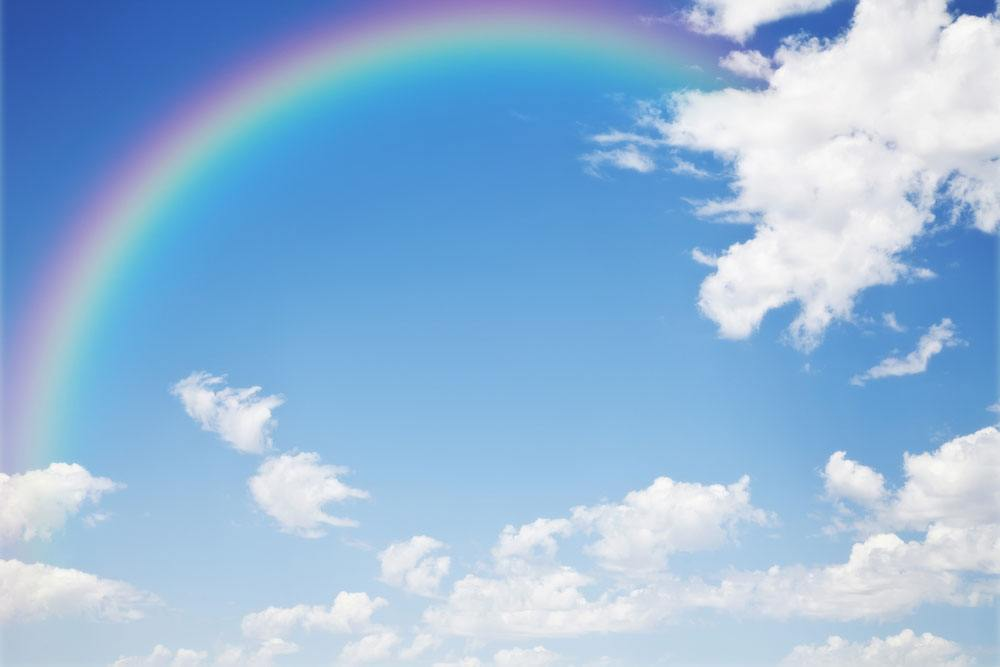
#> input picture OpenCV/image/background_sky.jpg, 1000 x 667 px
$ python '12-GrabCut Foreground Extraction 分离前景和背景.py'
#> lines starting #> are read from the running program, lines starting #| are printed output that depends on the picture
# https://pythonprogramming.net/grabcut-foreground-extraction-python-opencv-tutorial/?completed=/template-matching-python-opencv-tutorial/

# 不是很智能的分离，只能分离出固定区域的图形相连图片。
# 背景替换的时候，简单相加会影响前景图片颜色。
import numpy as np
import cv2
from matplotlib import pyplot as plt

def pic_front():
    img = cv2.imread('image/opencv-python-foreground-extraction-tutorial.jpg')
    mask = np.zeros(img.shape[:2],np.uint8)

    bgdModel = np.zeros((1,65),np.float64)
    fgdModel = np.zeros((1,65),np.float64)

    rect = (161,79,150,150)

    cv2.grabCut(img,mask,rect,bgdModel,fgdModel,5,cv2.GC_INIT_WITH_RECT)
    mask2 = np.where((mask==2)|(mask==0),0,1).astype('uint8')
    img = img*mask2[:,:,np.newaxis]

    plt.imshow(img)
    plt.colorbar()
    plt.show()

def video_front(video_name='0',background_name=None):

#> called with video_name = '0', background_name = 'image/background_sky.jpg'
    if video_name == '0':
        cap = cv2.VideoCapture(0)
    else:
        cap = cv2.VideoCapture(video_name)

    if background_name is not None :
        # backgroud = cv2.imread(background_name,cv2.IMREAD_COLOR)
        backgroud = cv2.imread(background_name)[0:480,0:640,:]
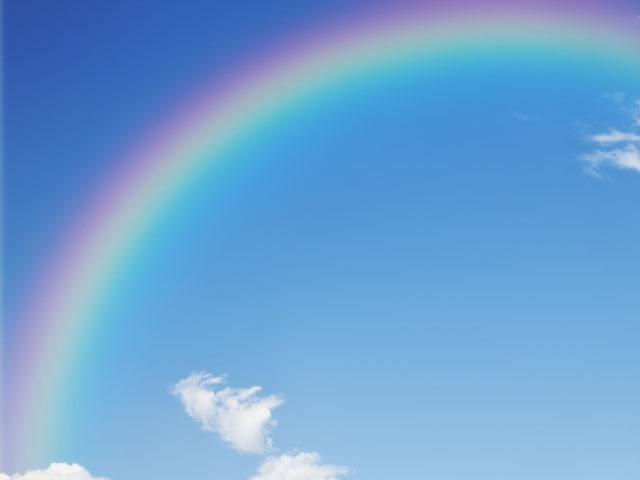
#> backgroud: shape (480, 640, 3); mean B, G, R 211.5, 161.8, 109.2


    while True:
        _, img = cap.read()
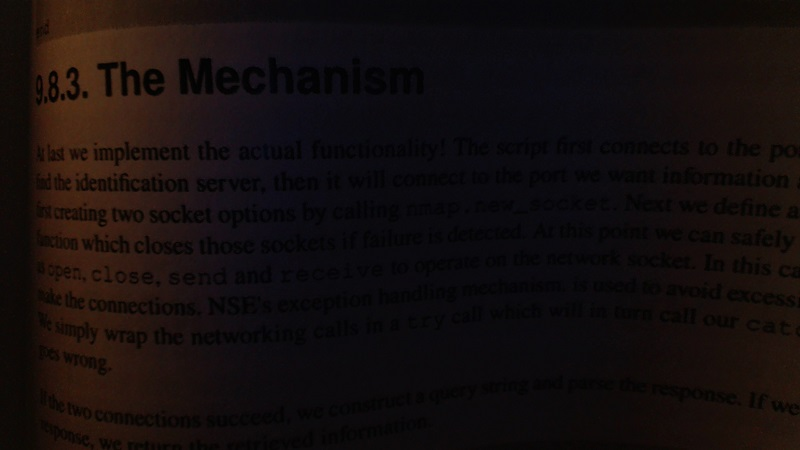
#> input picture OpenCV/image/bookpage.jpg, 800 x 450 px, given in place of the camera
#> img is the input picture: shape (450, 800, 3); mean B, G, R 13.4, 13.6, 20.3
        hsv = cv2.cvtColor(img, cv2.COLOR_BGR2HSV)
#> hsv: shape (450, 800, 3); mean H, S, V 81.2, 108.8, 21.8

        mask = np.zeros(img.shape[:2], np.uint8)

        bgdModel = np.zeros((1, 65), np.float64)
        fgdModel = np.zeros((1, 65), np.float64)

        rect = (161, 79, 300, 300)

        cv2.grabCut(img, mask, rect, bgdModel, fgdModel, 5, cv2.GC_INIT_WITH_RECT)
        mask2 = np.where((mask == 2) | (mask == 0), 0, 1).astype('uint8')
        img = img * mask2[:, :, np.newaxis]
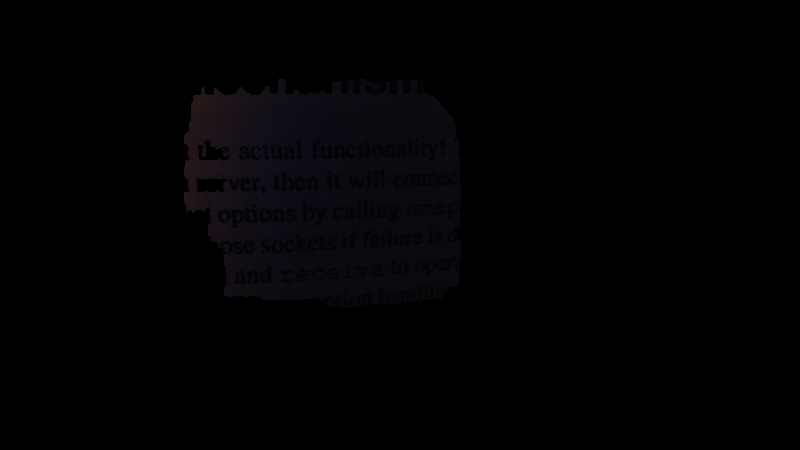
#> img: shape (450, 800, 3); mean B, G, R 2.5, 1.6, 1.9

        cv2.imshow('front', img)

        # print(img.shape,backgroud.shape)

        # 提取出前景图片后，将背景图片和前景图片融合，出来阿凡达一样的鬼。
#> (the run stopped early here; a loop or call above may not have finished)
